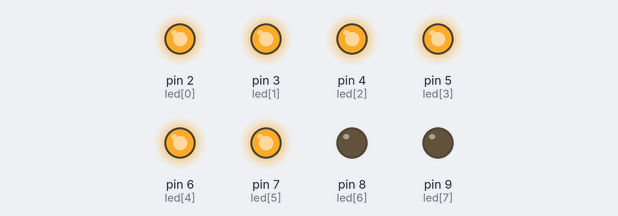
A sketch run on a simulated Arduino Uno, built with avr-gcc and run on an emulated ATmega328P. Parts: output pins drawn as LEDs (lit = HIGH).

Above: at 6.0 s.
At 8.4 s:
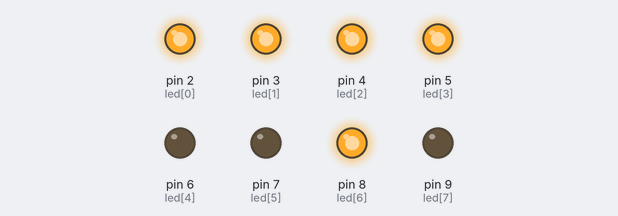
At 10.0 s:
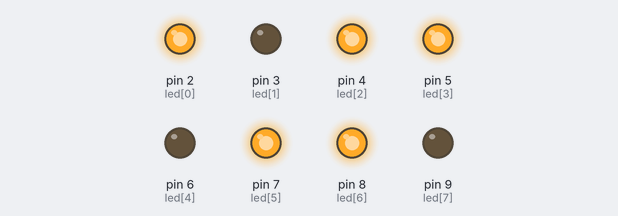
At 11.6 s:
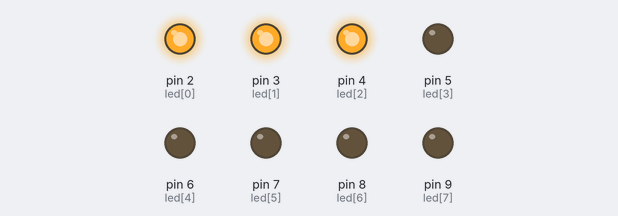
At 14.0 s:
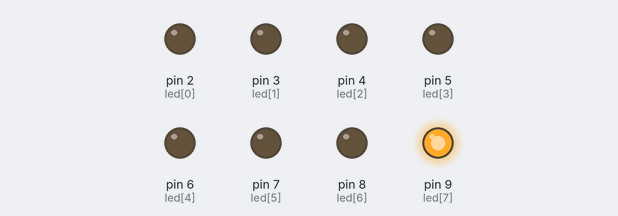
At 17.2 s:
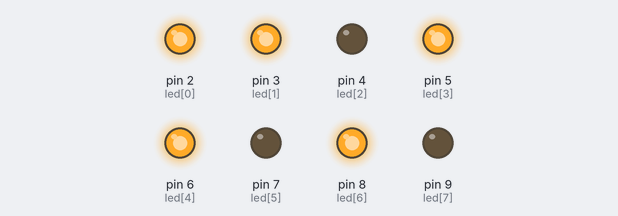
Timing chart, 0 to 18.1 s (numbered marks = the images above):
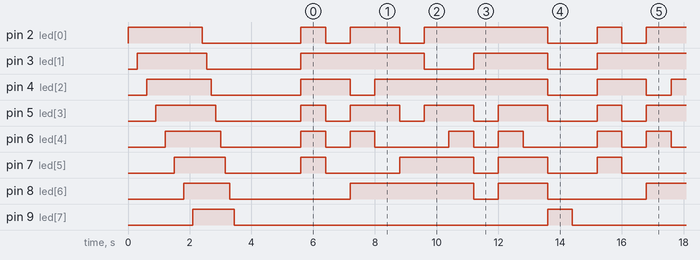

The sketch:

Afficheur_7_segments_incremente.ino
```cpp
/****** PLAISIR ARDUINO *****/
/*Utilisation d'un afficheur sept segments.

   Matériels:
 - Carte Arduino UNO => http://www.arduino.cc/en/Main/ArduinoBoardUno
 - Afficheur 5101AS. => http://www.datasheets360.com/pdf/-5896711825166489141
 - Resistances 220 ohms et filerie de branchements.

  ---Branchements--- (o)Point de connection/ (--)Fil de connection
  o Led A  7o----o resistance 220 o-----o2 Arduino.
  |
  o Led B  6o----o resistance 220 o-----o3 Arduino.
  |
  o Led C  4o----o resistance 220 o-----o4 Arduino.
  |
  o Led D  2o----o resistance 220 o-----o5 Arduino.
  |
  o Led E  1o----o resistance 220 o-----o6 Arduino.
  |
  o Led F  9o----o resistance 220 o-----o7 Arduino.
  |
  o Led G 10o----o resistance 220 o-----o8 Arduino.
  |
  o Led DP 5o----o resistance 220 o-----o9 Arduino.
  |
  o Led GND 3o---o resistance 220 o-----oGND Arduino.
  |
  o Led GND 8o---o resistance 220 o-----oGND Arduino*/

/*Ici nous ne déclarerons pas de variables globales
  tout ce fait directement par la lecture des broches
  que nous avons pris soins de noter ci dessus.

  Nous déclarerons un tableau globale
  contenant les valeurs de broches utiles.*/

int led[8] = {2, 3, 4, 5, 6, 7, 8, 9}; //Tableau contenant les broches des leds.

void setup() {
  //Configuration des broches utiles.
  for (int i = 0; i < 8; i++) { //Mise en place de la boucle
    pinMode(led[i], OUTPUT);//Configuration une à une des broches en sorties.
  }//fin de for.

  //Test de la configuration et du montage.
  for (int i = 0; i < 8; i++) {//Mise en place de la boucle.
    digitalWrite(led[i], HIGH);//Allumage un à un de segments.
    delay(300);//Vitesse d'allumage
  }//fin de for.

  for (int i = 0; i < 8; i++) {//Mise en place de la boucle.
    digitalWrite(led[i], LOW);//Extinction un à un des segment.
    delay(150);//Vitesse d'extinction.
  }//fin de for.

  delay(2000);//Attente.--*/
}//Fin de setup.

void loop() {//Programme principale.
  /*Déclaration d'un tableau bidimensionnelle de zéro à neuf avec le DP
    puis une ligne d'extinction générale */
  bool num [12] [8] = { /*Ce tableau nous donnes l'état que doit
  avoir chaque leds allumé ou éteinte, un ou zéro.*/
  {1, 1, 1, 1, 1, 1, 0, 0}, //0
  {0, 1, 1, 0, 0, 0, 0, 0}, //1
  {1, 1, 0, 1, 1, 0, 1, 0}, //2
  {1, 1, 1, 1, 0, 0, 1, 0}, //3
  {0, 1, 1, 0, 0, 1, 1, 0}, //4
  {1, 0, 1, 1, 0, 1, 1, 0}, //5
  {1, 0, 1, 1, 1, 1, 1, 0}, //6
  {1, 1, 1, 0, 0, 0, 0, 0}, //7
  {1, 1, 1, 1, 1, 1, 1, 0}, //8
  {1, 1, 1, 1, 0, 1, 1, 0}, //9
  {0, 0, 0, 0, 0, 0, 0, 1}, //DP
  {0, 0, 0, 0, 0, 0, 0, 0}  //***
                      };//Fin du tableau.

  /*Imbrication de deux boucles pour permettre
  la lecture des lignes et colonnes.*/

  /*Mise en place de la première boucle pour incrémenter
  les lignes du tableau*/
  for (int j = 0; j < 12; j++) {
    /*Mise en place de la seconde boucle pour incrémenter
    les colonnes du tableau.*/
    for (int i = 0; i < 8; i++) {
      /*Allumage ou extinction des leds en fonction des données du tableau.
        Chaque données de la ligne actuelle est interrogé pour savoir
        quelle est l'action à exécuter à la leds.
        HIGH=Allumage : LOW=Extinction*/
      digitalWrite (led[i], (num[j][i] == 1) ?  HIGH : LOW );
    }//fin de la 2nd boucle.
    delay(800);
  }//Fin de la 1er boucle.//---*/
}//Fin de loop.
```

Measured:
- by itself, pin 2 (led[0]): repeats every 9.6 s: HIGH 0.80 s, LOW 0.80 s, HIGH 1.6 s, LOW 0.80 s, HIGH 4.0 s, LOW 1.6 s
- by itself, pin 3 (led[1]): repeats every 9.6 s: HIGH 4.0 s, LOW 1.6 s, HIGH 2.4 s, LOW 1.6 s
- by itself, pin 4 (led[2]): repeats every 9.6 s: HIGH 1.6 s, LOW 0.80 s, HIGH 5.6 s, LOW 1.6 s
- by itself, pin 5 (led[3]): repeats every 9.6 s: HIGH 0.80 s, 3 × (LOW 0.80 s, HIGH 1.6 s), LOW 1.6 s
- by itself, pin 6 (led[4]): repeats every 4.8 s: HIGH 0.80 s, LOW 0.80 s, HIGH 0.80 s, LOW 2.4 s
- by itself, pin 7 (led[5]): repeats every 9.6 s: HIGH 0.80 s, LOW 2.4 s, HIGH 2.4 s, LOW 0.80 s, HIGH 1.6 s, LOW 1.6 s
- by itself, pin 8 (led[6]): repeats every 9.6 s: HIGH 4.0 s, LOW 0.80 s, HIGH 1.6 s, LOW 3.2 s
- by itself, pin 9 (led[7]): repeats every 9.6 s: HIGH 0.80 s, LOW 8.8 s
